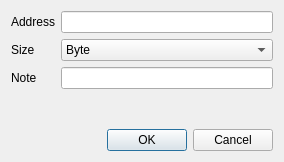
<?xml version="1.0" encoding="UTF-8"?>
<ui version="4.0">
 <class>LocationInfoDialog</class>
 <widget class="QDialog" name="LocationInfoDialog">
  <property name="geometry">
   <rect>
    <x>0</x>
    <y>0</y>
    <width>284</width>
    <height>162</height>
   </rect>
  </property>
  <property name="windowTitle">
   <string>Address Metadata Info</string>
  </property>
  <layout class="QGridLayout" name="gridLayout">
   <item row="0" column="0">
    <layout class="QFormLayout" name="formLayout">
     <item row="0" column="0">
      <widget class="QLabel" name="addressLabel">
       <property name="text">
        <string>Address</string>
       </property>
       <property name="alignment">
        <set>Qt::AlignLeading|Qt::AlignLeft|Qt::AlignVCenter</set>
       </property>
      </widget>
     </item>
     <item row="0" column="1">
      <widget class="QLineEdit" name="addressEdit">
       <property name="inputMask">
        <string>HHHH</string>
       </property>
      </widget>
     </item>
     <item row="2" column="0">
      <widget class="QLabel" name="infoLabel">
       <property name="text">
        <string>Note</string>
       </property>
       <property name="alignment">
        <set>Qt::AlignLeading|Qt::AlignLeft|Qt::AlignVCenter</set>
       </property>
      </widget>
     </item>
     <item row="2" column="1">
      <widget class="QLineEdit" name="infoEdit"/>
     </item>
     <item row="1" column="0">
      <widget class="QLabel" name="sizeLabel">
       <property name="text">
        <string>Size</string>
       </property>
      </widget>
     </item>
     <item row="1" column="1">
      <widget class="QComboBox" name="sizeCombo">
       <item>
        <property name="text">
         <string>Byte</string>
        </property>
       </item>
       <item>
        <property name="text">
         <string>Word</string>
        </property>
       </item>
      </widget>
     </item>
    </layout>
   </item>
   <item row="1" column="0">
    <widget class="QDialogButtonBox" name="buttonBox">
     <property name="orientation">
      <enum>Qt::Horizontal</enum>
     </property>
     <property name="standardButtons">
      <set>QDialogButtonBox::Cancel|QDialogButtonBox::Ok</set>
     </property>
    </widget>
   </item>
  </layout>
 </widget>
 <resources/>
 <connections>
  <connection>
   <sender>buttonBox</sender>
   <signal>accepted()</signal>
   <receiver>LocationInfoDialog</receiver>
   <slot>accept()</slot>
   <hints>
    <hint type="sourcelabel">
     <x>248</x>
     <y>254</y>
    </hint>
    <hint type="destinationlabel">
     <x>157</x>
     <y>274</y>
    </hint>
   </hints>
  </connection>
  <connection>
   <sender>buttonBox</sender>
   <signal>rejected()</signal>
   <receiver>LocationInfoDialog</receiver>
   <slot>reject()</slot>
   <hints>
    <hint type="sourcelabel">
     <x>316</x>
     <y>260</y>
    </hint>
    <hint type="destinationlabel">
     <x>286</x>
     <y>274</y>
    </hint>
   </hints>
  </connection>
 </connections>
</ui>
